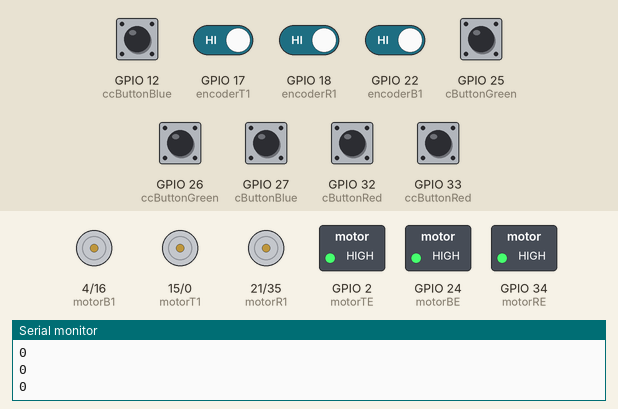
A program run on a simulated ESP32. Parts: motor-driver pin pairs drawn as motors (green arrow = first pin HIGH = forward, orange = second pin HIGH = backward, longer = more drive), switched loads named in the program (green lamp = pin HIGH), the last lines printed to the serial monitor. The inputs (shaded band) are chosen by the test bench; at power-on: GPIO 17 (encoderT1), GPIO 18 (encoderR1), GPIO 22 (encoderB1) HIGH, GPIO 12 (ccButtonBlue), GPIO 25 (cButtonGreen), GPIO 26 (ccButtonGreen), GPIO 27 (cButtonBlue), GPIO 32 (cButtonRed), GPIO 33 (ccButtonRed) LOW.

Above: at 1.2 s.
1.3 s: GPIO 25 (cButtonGreen) pulled HIGH for 0.15 s
At 1.4 s:
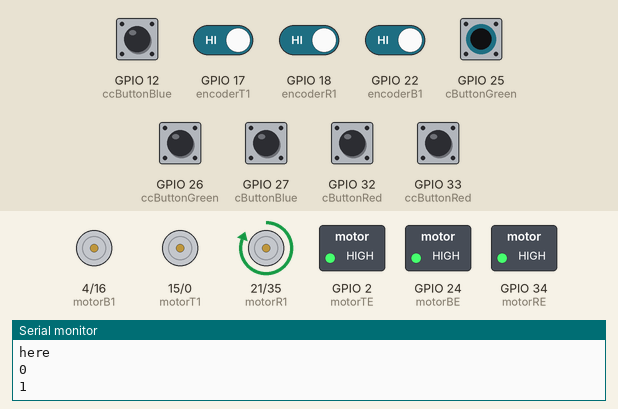
3.0 s: GPIO 12 (ccButtonBlue) pulled HIGH for 0.15 s
At 3.1 s:
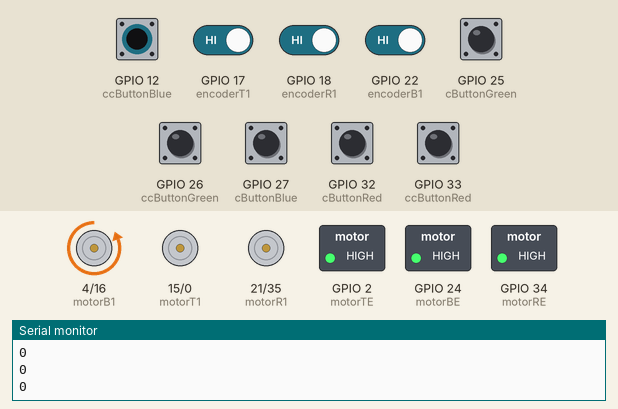
4.7 s: GPIO 26 (ccButtonGreen) pulled HIGH for 0.15 s
At 4.8 s:
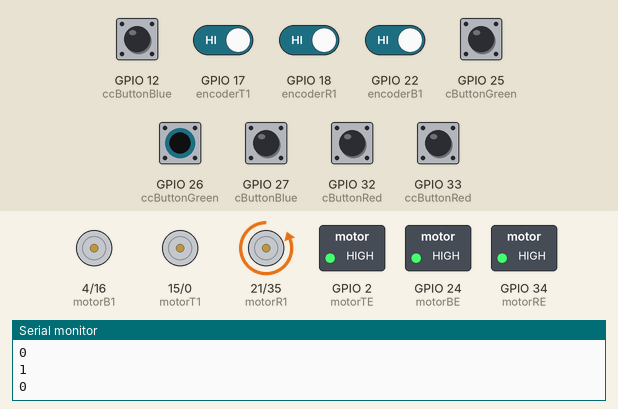
6.4 s: GPIO 27 (cButtonBlue) pulled HIGH for 0.15 s
At 6.5 s:
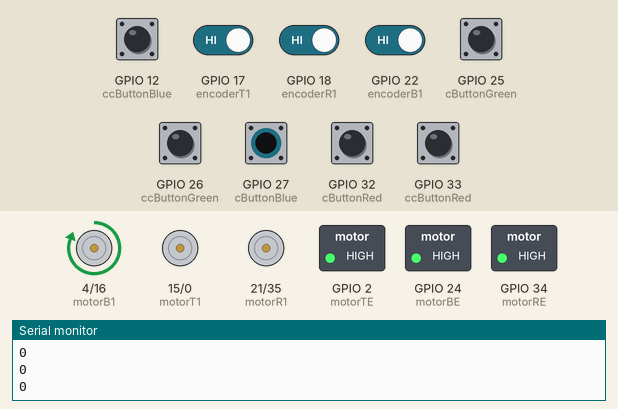
8.1 s: GPIO 32 (cButtonRed) pulled HIGH for 0.15 s
At 8.2 s:
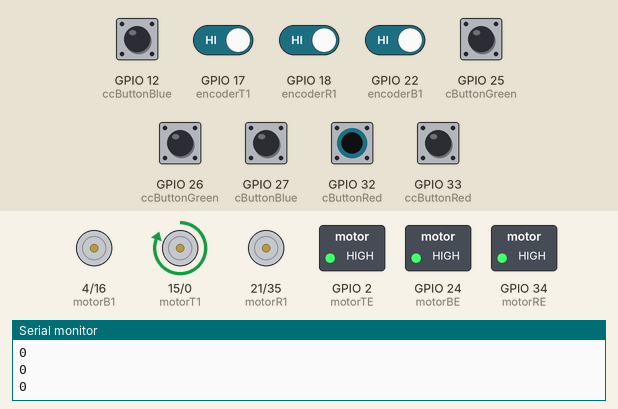
9.8 s: GPIO 33 (ccButtonRed) pulled HIGH for 0.15 s
At 9.91 s:
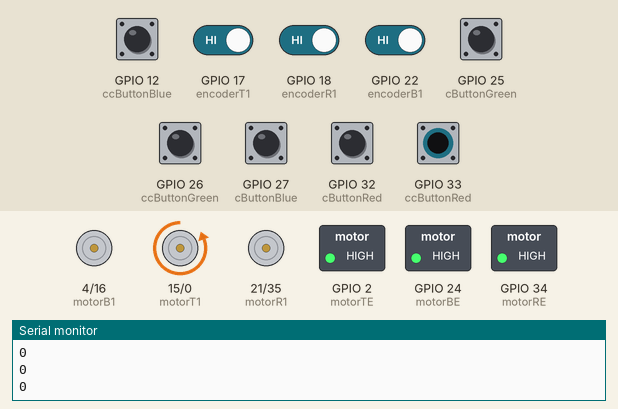
Timing chart, 0 to 12.5 s (numbered marks = the images above; inputs shaded):
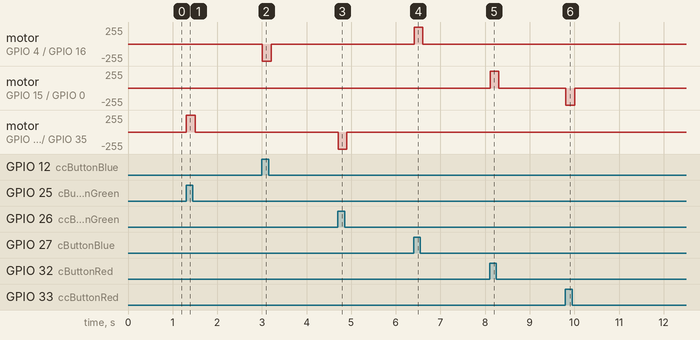

Measured:
- after the input at 1.3 s, motor on GPIO 21 (motorR1) / GPIO 35 (motorR2): stopped → forward 255/255 at once, → stopped 0.20 s later
- after the input at 3.0 s, motor on GPIO 4 (motorB1) / GPIO 16 (motorB2): stopped → backward 255/255 at once, → stopped 0.20 s later
- after the input at 4.7 s, motor on GPIO 21 (motorR1) / GPIO 35 (motorR2): stopped → backward 255/255 at once, → stopped 0.20 s later
- after the input at 6.4 s, motor on GPIO 4 (motorB1) / GPIO 16 (motorB2): stopped → forward 255/255 at once, → stopped 0.20 s later
- after the input at 8.1 s, motor on GPIO 15 (motorT1) / GPIO 0 (motorT2): stopped → forward 255/255 at once, → stopped 0.20 s later
- after the input at 9.8 s, motor on GPIO 15 (motorT1) / GPIO 0 (motorT2): stopped → backward 255/255 at once, → stopped 0.20 s later

The program:

main.cpp
```cpp
#include <Arduino.h>
#include <motor.h>

//define rotation

#define clockwise       0x1
#define cClockwise      0x0

//define button pins
#define cButtonRed      32
#define ccButtonRed     33
#define cButtonGreen    25
#define ccButtonGreen   26
#define cButtonBlue     27
#define ccButtonBlue    12

//define motor output pins
#define motorT1         15
#define motorT2         0
#define motorTE         2
#define motorB1         4
#define motorB2         16
#define motorBE         24
#define motorR1         21
#define motorR2         35
#define motorRE         34

//define encoder pins
#define encoderT1       17
#define encoderT2       5
#define encoderB1       22
#define encoderB2       23
#define encoderR1       18
#define encoderR2       19

//initialize global encoder variables

int translationTicks = 0;
int rotationTicks = 0;
int bendingTicks = 0;

//initialize translation to bending ratio

int bendingRatio = 10;

//create motor objects
Motor motorT(5000, -5000, motorT1, motorT2, encoderT1, encoderT2);
Motor motorR(5000, -5000, motorR1, motorR2, encoderR1, encoderR2);
Motor motorB(5000, -5000, motorB1, motorB2, encoderB1, encoderB2);

//translation encoder ISR
void tInt() {

  int direction = digitalRead(encoderT2);

  if (direction == HIGH) {
    translationTicks++;
  } else {
    translationTicks--;
  }


  //Serial.println(translationTicks);
}

//rotation encoder ISR
void rInt() {
  int direction = digitalRead(encoderR2);

  if (direction == HIGH) {
    rotationTicks++;
  } else {
    rotationTicks--;
  }
}

//bending encoder ISR
void bInt() {
  int direction = digitalRead(encoderB2);

  if (direction == HIGH) {
    bendingTicks++;
  } else {
    bendingTicks--;
  }
}


void setup() {

  //start Serial connection
  Serial.begin(9600); //115200 should work because its esp32 but only 9600 works. Weird

  //set button pins to input
  pinMode(cButtonRed, INPUT);
  pinMode(ccButtonRed, INPUT);
  pinMode(cButtonGreen, INPUT);
  pinMode(ccButtonGreen, INPUT);
  pinMode(cButtonBlue, INPUT);
  pinMode(ccButtonBlue, INPUT);

  //set motor pins to output
  pinMode(motorT1, OUTPUT);
  pinMode(motorT2, OUTPUT);
  pinMode(motorR1, OUTPUT);
  pinMode(motorR2, OUTPUT);
  pinMode(motorB1, OUTPUT);
  pinMode(motorB2, OUTPUT);

  pinMode(motorTE, OUTPUT);
  pinMode(motorRE, OUTPUT);
  pinMode(motorBE, OUTPUT);

  //attach encoder pins to ISR functions
  attachInterrupt(encoderT1, tInt, RISING);
  attachInterrupt(encoderR1,rInt, RISING);
  attachInterrupt(encoderB1, bInt, RISING);

  digitalWrite(motorTE, HIGH);
  digitalWrite(motorBE, HIGH);
  digitalWrite(motorRE, HIGH);


}


void loop() {

  //read all buttons

  int cButtonRedVal = digitalRead(cButtonRed);
  int ccButtonRedVal = digitalRead(ccButtonRed);
  int cButtonGreenVal = digitalRead(cButtonGreen);
  int ccButtonGreenVal = digitalRead(ccButtonGreen);
  int cButtonBlueVal = digitalRead(cButtonBlue);
  int ccButtonBlueVal = digitalRead(ccButtonBlue);

  if (cButtonRedVal == ccButtonRedVal) {

    motorT.setMotor(LOW, clockwise, translationTicks);
  } else if (cButtonRedVal == HIGH) {
    motorT.setMotor(HIGH, clockwise, translationTicks);
  } else if (ccButtonRedVal == HIGH) {
    motorT.setMotor(HIGH, cClockwise, translationTicks);
  }

  if (cButtonGreenVal == ccButtonGreenVal) {
    motorR.setMotor(LOW, clockwise, rotationTicks);
  } else if (cButtonGreenVal == HIGH) {
    motorR.setMotor(HIGH, clockwise, rotationTicks);
    Serial.println("here");
  } else if (ccButtonGreenVal == HIGH) {
    motorR.setMotor(HIGH, cClockwise, rotationTicks);
  }

  if (cButtonBlueVal == ccButtonBlueVal) {
    motorB.setMotor(LOW, clockwise, bendingTicks);
  } else if (cButtonBlueVal == HIGH) {
    motorB.setMotor(HIGH, clockwise, bendingTicks);
  } else if (ccButtonBlueVal == HIGH) {
    motorB.setMotor(HIGH, cClockwise, bendingTicks);
  }

  //Serial.printf("TranslationTicks: %d\n", translationTicks);
  //Serial.printf("Rotation Ticks: %d\n", rotationTicks);
  //Serial.printf("Bending Ticks: %d\n", bendingTicks);
  Serial.println(ccButtonGreenVal);
  Serial.println(cButtonGreenVal);


  delay(100);

}
```

motor.cpp
```cpp
#include <motor.h>
#include<Arduino.h>

Motor::Motor(int max, int min, int p1, int p2, int p3, int p4) {
    maxTicks = max;
    minTicks = min;
    motorPin1 = p1;
    motorPin2 = p2;
    encoderPin1 = p3;
    encoderPin2 = p4;
}

void Motor::setMotor(int power, int direction, int currentTick) {

    // power is set to on set speed to 255 check diretion
    if (power == HIGH) {
        if (direction == LOW && currentTick >= minTicks) {
            digitalWrite(motorPin1, LOW);
            digitalWrite(motorPin2, HIGH);
        } else if (direction == HIGH && currentTick <= maxTicks) {
            digitalWrite(motorPin1, HIGH);
            digitalWrite(motorPin2, LOW);
        } else {
            digitalWrite(motorPin1, LOW);
            digitalWrite(motorPin2, LOW);
        }
    } else {
        digitalWrite(motorPin1, LOW);
        digitalWrite(motorPin2, LOW);
    }

}
```

motor.h
```cpp
#ifndef MOTOR_H
#define MOTOR_H

#define clockwise       0x1
#define cClockwise      0x0

class Motor
{
public:
    int maxTicks;
    int minTicks;
    int motorPin1;
    int motorPin2;
    int encoderPin1;
    int encoderPin2;

    Motor(int max, int min, int p1, int p2, int p3, int p4);

    void setMotor(int power, int direction, int currentTick);

};

#endif

 
```
